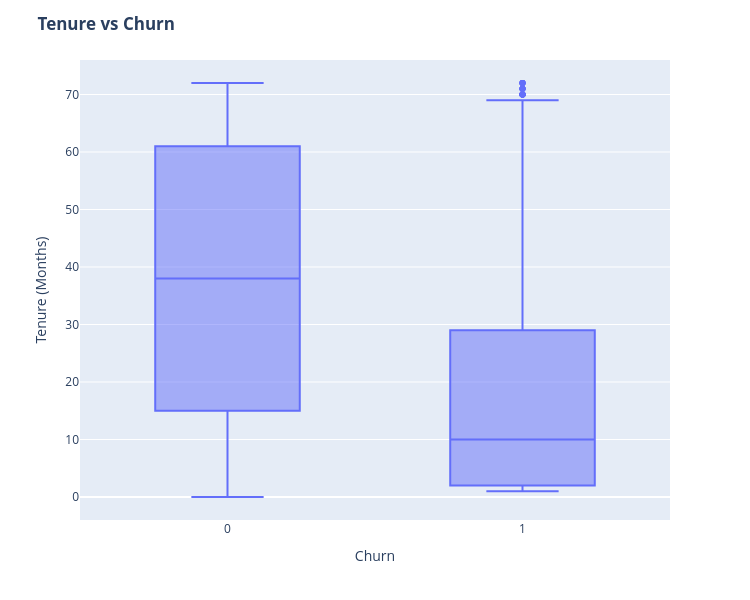

The notebook cell saved with this chart:
### Markdown cell above
- Customers with higher Monthly Charges are also more likely to churn

### Code cell
fig = px.box(df, x='Churn', y = 'tenure')

fig.update_yaxes(title_text='Tenure (Months)', row=1, col=1)
fig.update_xaxes(title_text='Churn', row=1, col=1)
fig.update_layout(autosize=True, width=750, height=600,
    title_font=dict(size=25, family='Courier'),
    title='<b>Tenure vs Churn</b>',
)

fig.show()

### Figure 1 — Plotly figure (JSON) as saved in the notebook; plotly's stock layout.template omitted (floating-point values rounded to 4 significant figures; data arrays with more than 128 entries replaced by an {"elided": "..."} marker saying what was removed)
{"data": [{"alignmentgroup": "True", "hovertemplate": "Churn=%{x}<br>tenure=%{y}<extra></extra>", "legendgroup": "", "marker": {"color": "#636efa"}, "name": "", "notched": false, "offsetgroup": "", "orientation": "v", "showlegend": false, "type": "box", "x": {"elided": "7043 int values"}, "x0": " ", "xaxis": "x", "y": {"elided": "7043 int values"}, "y0": " ", "yaxis": "y"}], "layout": {"autosize": true, "boxmode": "group", "height": 600, "legend": {"tracegroupgap": 0}, "margin": {"t": 60}, "title": {"text": "<b>Tenure vs Churn</b>"}, "width": 750, "xaxis": {"anchor": "y", "domain": [0, 1], "title": {"text": "Churn"}}, "yaxis": {"anchor": "x", "domain": [0, 1], "title": {"text": "Tenure (Months)"}}}}
